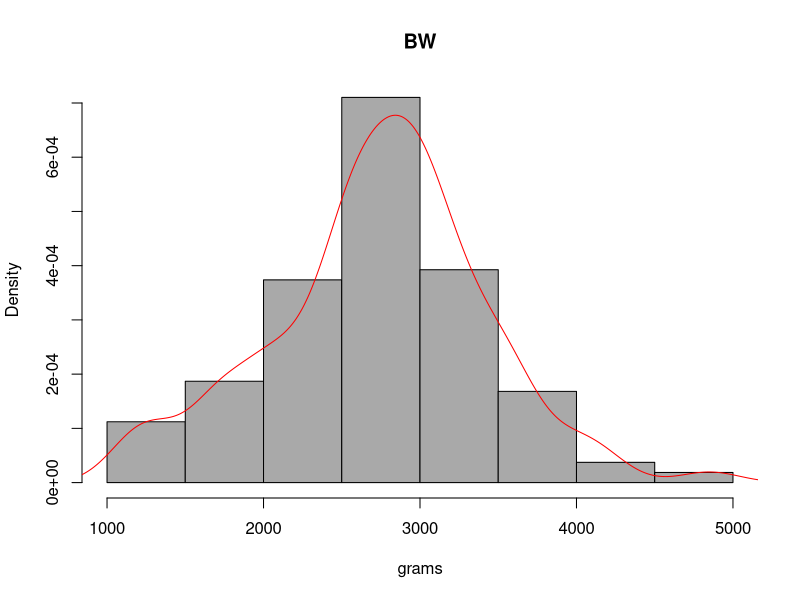
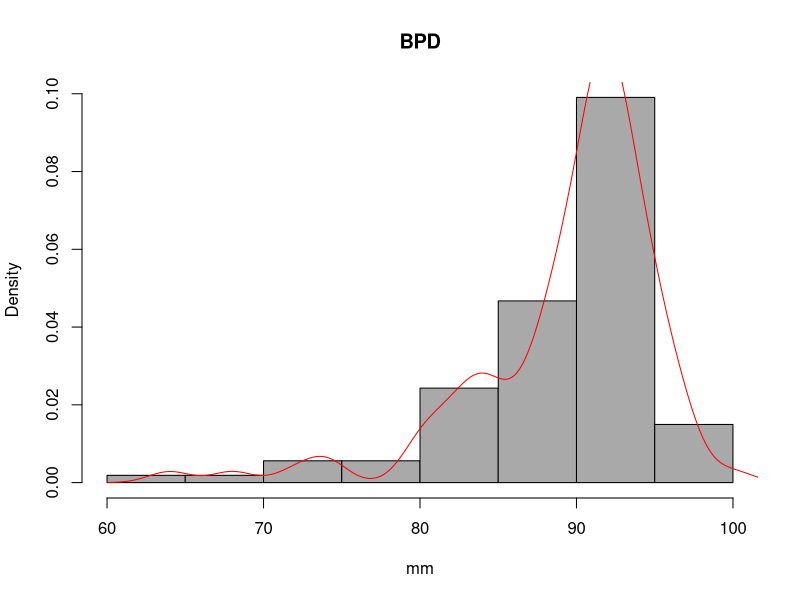
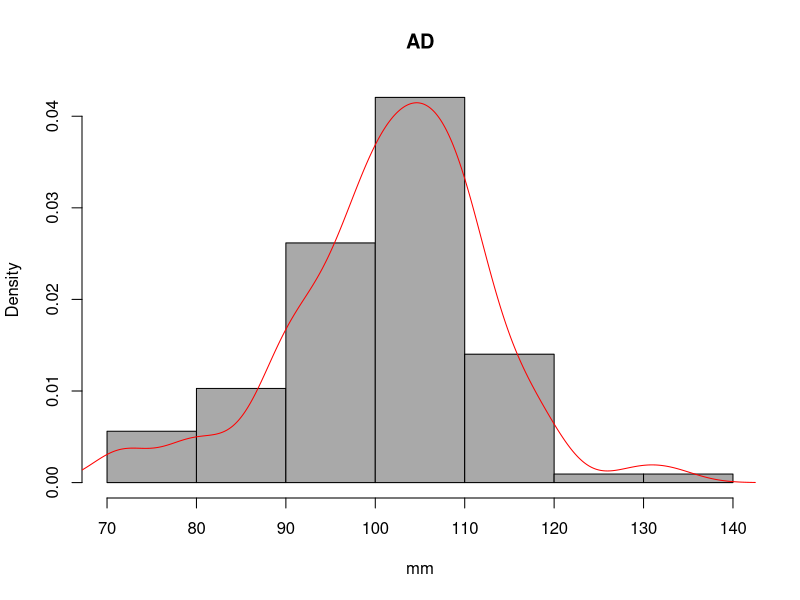
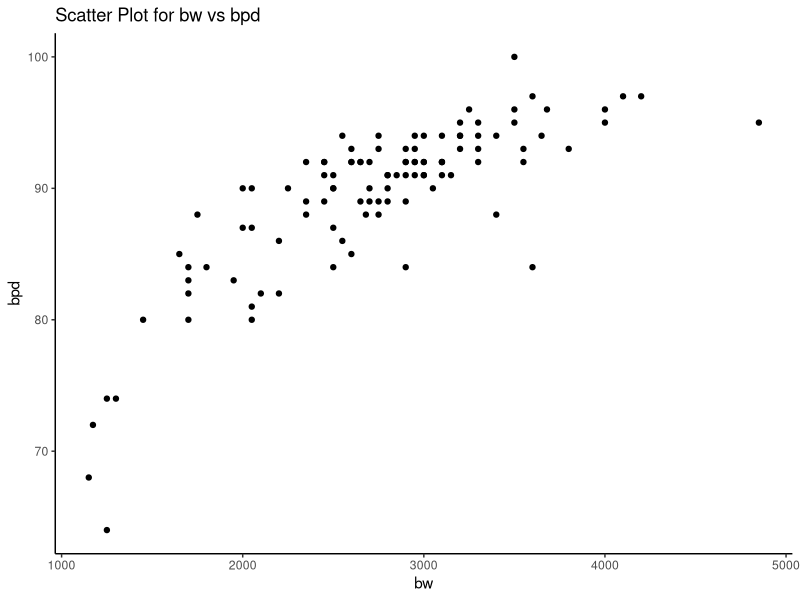
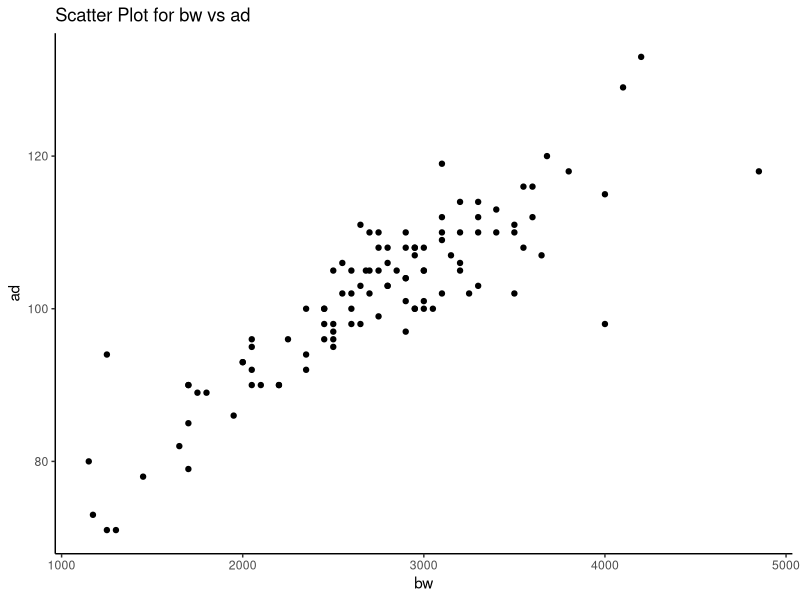
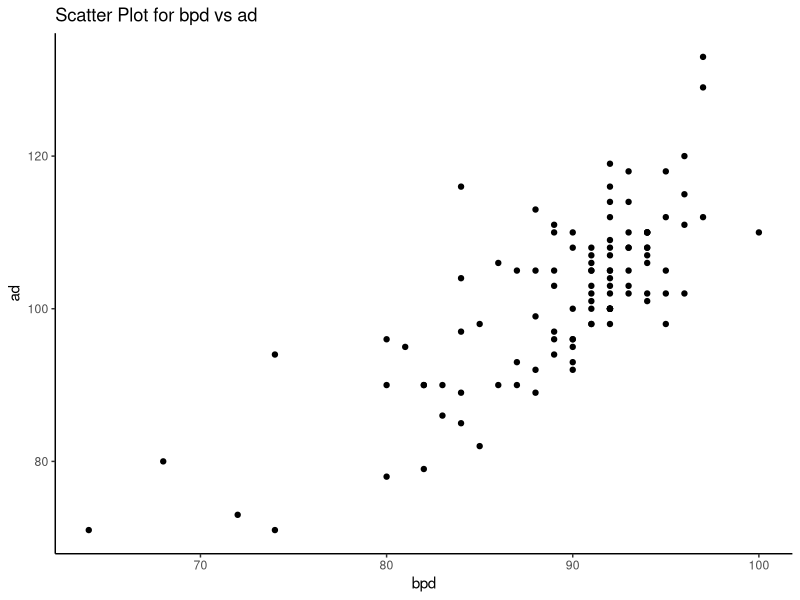
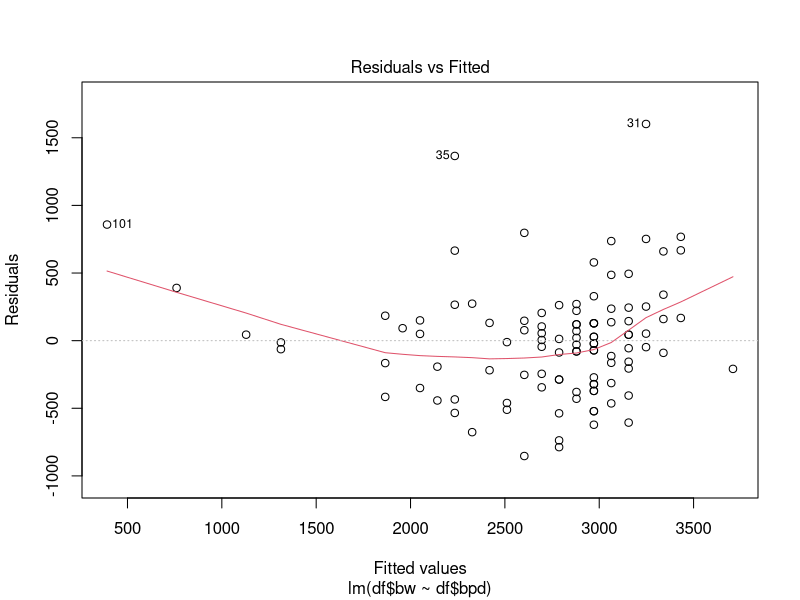
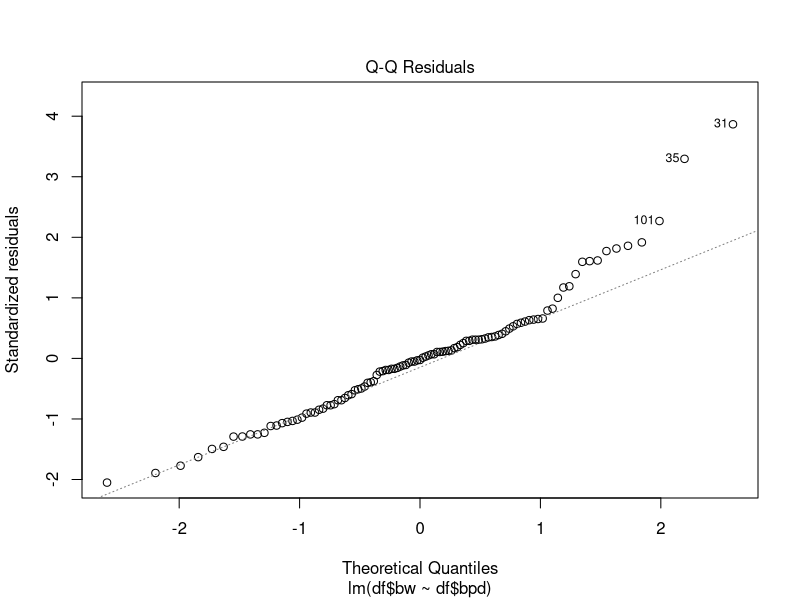

Generate these figures, in order, with R:
## ---- chunk 1
df <- read.csv("birthweight.csv", sep = ";")
head(df)
## ---- chunk 2
summary(df)
## ---- chunk 3
hist(df$bw, 
     main="BW", 
     xlab="grams", 
     col="darkgray",
     prob = TRUE
     )
lines(density(df$bw), col = "red")
## ---- chunk 4
hist(df$bpd, 
     main="BPD", 
     xlab="mm", 
     col="darkgray",
     prob = TRUE
     )
lines(density(df$bpd), col = "red")
## ---- chunk 5
hist(df$ad, 
     main="AD", 
     xlab="mm", 
     col="darkgray",
     prob = TRUE
     )
lines(density(df$ad), col = "red")
## ---- chunk 6
shapiro.test(df$bw)
## ---- chunk 7
shapiro.test(df$bpd)
## ---- chunk 8
shapiro.test(df$ad)
## ---- chunk 9
cor(df$bw, df$bpd)
cor(df$bw, df$ad)
cor(df$ad, df$bpd)

## ---- chunk 10
library(ggplot2)

ggplot(data=df, aes(x=bw, y=bpd)) + geom_point() + theme_classic() +
  ggtitle("Scatter Plot for bw vs bpd")
## ---- chunk 11
library(ggplot2)

ggplot(data=df, aes(x=bw, y=ad)) + geom_point() + theme_classic() +
  ggtitle("Scatter Plot for bw vs ad")
## ---- chunk 12
library(ggplot2)

ggplot(data=df, aes(x=bpd, y=ad)) + geom_point() + theme_classic() +
  ggtitle("Scatter Plot for bpd vs ad")
## ---- chunk 13
baby.lm<-lm(df$bw~df$bpd, data=df)
baby.lm
## ---- chunk 14
summary(baby.lm)
## ---- chunk 15
plot(baby.lm)
## ---- chunk 16
baby.lm2<-lm(df$bw~df$ad, data=df)
baby.lm2
## ---- chunk 17
summary(baby.lm2)
## ---- chunk 18
plot(baby.lm2)
## ---- chunk 19
baby.lm3<-lm(df$bw~df$ad+ I(df$ad^2))
baby.lm3
## ---- chunk 20
summary(baby.lm3)
## ---- chunk 21
y.est<- -5505.406 + 92.141*80
y.est
## ---- chunk 22
y.est<- -2867.916 + 55.122*105
y.est
## ---- chunk 23
mean(df$bw)
## ---- chunk 24
t.test(df$bw, mu=3300, alternative = "two.sided")
